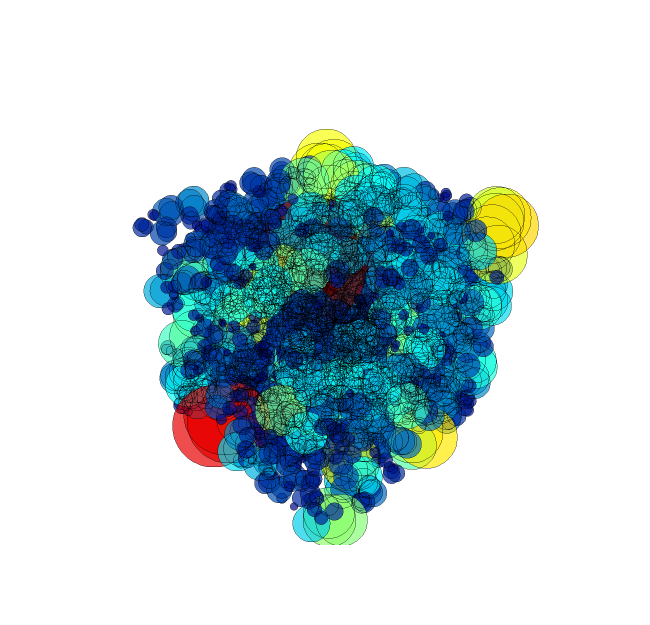

Notebook code for this chart:
### Code cell
op.visualization.plot_notebook(region,
                               node_size=region['pore.extended_diameter'],
                               node_color=region['pore.extended_diameter'],
                               colormap='jet',
                               node_scale=2*10**8,
                               edge_scale=0.0001
                               )

### Figure 1 — Plotly figure (JSON) as saved in the notebook; plotly's stock layout.template omitted (floating-point values rounded to 4 significant figures; data arrays with more than 128 entries replaced by an {"elided": "..."} marker saying what was removed)
{"data": [{"hoverinfo": "text", "line": {"color": {"elided": "3307 float values"}, "colorscale": [[0, "rgb(0,0,131)"], [0.2, "rgb(0,60,170)"], [0.4, "rgb(5,255,255)"], [0.6, "rgb(255,255,0)"], [0.8, "rgb(250,0,0)"], [1, "rgb(128,0,0)"]], "width": 0.0001}, "mode": "lines", "text": {"elided": "3307 str values"}, "type": "scatter3d", "x": {"elided": "9921 float values"}, "y": {"elided": "9921 float values"}, "z": {"elided": "9921 float values"}}, {"hoverinfo": "text", "marker": {"color": {"elided": "1743 float values"}, "colorscale": [[0, "rgb(0,0,131)"], [0.2, "rgb(0,60,170)"], [0.4, "rgb(5,255,255)"], [0.6, "rgb(255,255,0)"], [0.8, "rgb(250,0,0)"], [1, "rgb(128,0,0)"]], "line": {"color": "black", "width": 0.5}, "size": {"elided": "1743 float values"}, "symbol": "circle"}, "mode": "markers", "text": {"elided": "1743 str values"}, "type": "scatter3d", "x": {"elided": "1743 float values"}, "y": {"elided": "1743 float values"}, "z": {"elided": "1743 float values"}}], "layout": {"height": 625, "hovermode": "closest", "margin": {"t": 100}, "scene": {"xaxis": {"showbackground": false, "showgrid": false, "showline": false, "showticklabels": false, "title": {"text": ""}, "zeroline": false}, "yaxis": {"showbackground": false, "showgrid": false, "showline": false, "showticklabels": false, "title": {"text": ""}, "zeroline": false}, "zaxis": {"showbackground": false, "showgrid": false, "showline": false, "showticklabels": false, "title": {"text": ""}, "zeroline": false}}, "showlegend": false, "width": 650}}
